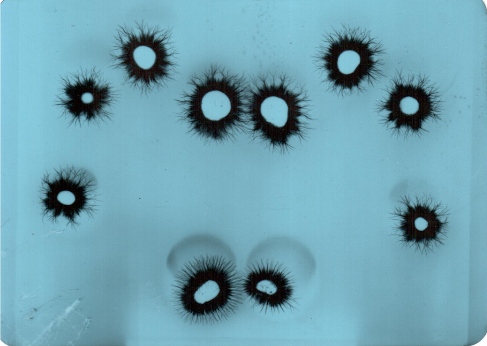
#> input picture input.PNG, 487 x 346 px
$ python canny.py   (older library calls are emulated)
#> lines starting #> are read from the running program, lines starting #| are printed output that depends on the picture; after the words box and inside, x2 and y2 are one past the last pixel; in counts of white or black regions, pixels touching at a corner belong together
### gaussian_smoothing.py
import numpy as np
import matplotlib.pyplot as plt
import math
from convolution import convolution


def dnorm(x, mu, sd):
    return 1 / (np.sqrt(2 * np.pi) * sd) * np.e ** (-np.power((x - mu) / sd, 2) / 2)


def gaussian_kernel(size, sigma=1, verbose=False):
    kernel_1D = np.linspace(-(size // 2), size // 2, size)
    for i in range(size):
        kernel_1D[i] = dnorm(kernel_1D[i], 0, sigma)
    kernel_2D = np.outer(kernel_1D.T, kernel_1D.T)

    kernel_2D *= 1.0 / kernel_2D.max()

    if verbose:
        plt.imshow(kernel_2D, interpolation='none', cmap='gray')
        plt.title("Kernel ( {}X{} )".format(size, size))
        plt.show()

    return kernel_2D


def gaussian_blur(image, kernel_size, verbose=False):
    kernel = gaussian_kernel(kernel_size, sigma=math.sqrt(kernel_size), verbose=verbose)
    return convolution(image, kernel, average=True, verbose=verbose)

### convolution.py
import numpy as np
import cv2
import matplotlib.pyplot as plt


def convolution(image, kernel, average=False, verbose=False):
    if len(image.shape) == 3:
        print("Found 3 Channels : {}".format(image.shape))
        image = cv2.cvtColor(image, cv2.COLOR_BGR2GRAY)
        print("Converted to Gray Channel. Size : {}".format(image.shape))
    else:
        print("Image Shape : {}".format(image.shape))

    print("Kernel Shape : {}".format(kernel.shape))

    if verbose:
        plt.imshow(image, cmap='gray')
        plt.title("Image")
        plt.show()

    image_row, image_col = image.shape
    kernel_row, kernel_col = kernel.shape

    output = np.zeros(image.shape)

    pad_height = int((kernel_row - 1) / 2)
    pad_width = int((kernel_col - 1) / 2)

    padded_image = np.zeros((image_row + (2 * pad_height), image_col + (2 * pad_width)))

    padded_image[pad_height:padded_image.shape[0] - pad_height, pad_width:padded_image.shape[1] - pad_width] = image

    if verbose:
        plt.imshow(padded_image, cmap='gray')
        plt.title("Padded Image")
        plt.show()

    for row in range(image_row):
        for col in range(image_col):
            output[row, col] = np.sum(kernel * padded_image[row:row + kernel_row, col:col + kernel_col])
            if average:
                output[row, col] /= kernel.shape[0] * kernel.shape[1]

    print("Output Image size : {}".format(output.shape))

    if verbose:
        plt.imshow(output, cmap='gray')
        plt.title("Output Image using {}X{} Kernel".format(kernel_row, kernel_col))
        plt.show()

    return output

### sobel.py
import numpy as np
import matplotlib.pyplot as plt
from convolution import convolution


def sobel_edge_detection(image, filter, convert_to_degree=False, verbose=False):
    new_image_x = convolution(image, filter, verbose)

    if verbose:
        plt.imshow(new_image_x, cmap='gray')
        plt.title("Horizontal Edge")
        plt.show()

    new_image_y = convolution(image, np.flip(filter.T, axis=0), verbose)

    if verbose:
        plt.imshow(new_image_y, cmap='gray')
        plt.title("Vertical Edge")
        plt.show()

    gradient_magnitude = np.sqrt(np.square(new_image_x) + np.square(new_image_y))

    gradient_magnitude *= 255.0 / gradient_magnitude.max()

    if verbose:
        plt.imshow(gradient_magnitude, cmap='gray')
        plt.title("Gradient Magnitude")
        plt.show()

    gradient_direction = np.arctan2(new_image_y, new_image_x)

    if convert_to_degree:
        gradient_direction = np.rad2deg(gradient_direction)
        gradient_direction += 180

    return gradient_magnitude, gradient_direction

### canny.py
import numpy as np
import cv2
import argparse

from sobel import sobel_edge_detection
from gaussian_smoothing import gaussian_blur

import matplotlib.pyplot as plt


def non_max_suppression(gradient_magnitude, gradient_direction, verbose):
    image_row, image_col = gradient_magnitude.shape

    output = np.zeros(gradient_magnitude.shape)

    PI = 180

    for row in range(1, image_row - 1):
        for col in range(1, image_col - 1):
            direction = gradient_direction[row, col]

            # (0 - PI/8 and 15PI/8 - 2PI)
            if (0 <= direction < PI / 8) or (15 * PI / 8 <= direction <= 2 * PI):
                before_pixel = gradient_magnitude[row, col - 1]
                after_pixel = gradient_magnitude[row, col + 1]

            elif (PI / 8 <= direction < 3 * PI / 8) or (9 * PI / 8 <= direction < 11 * PI / 8):
                before_pixel = gradient_magnitude[row + 1, col - 1]
                after_pixel = gradient_magnitude[row - 1, col + 1]

            elif (3 * PI / 8 <= direction < 5 * PI / 8) or (11 * PI / 8 <= direction < 13 * PI / 8):
                before_pixel = gradient_magnitude[row - 1, col]
                after_pixel = gradient_magnitude[row + 1, col]

            else:
                before_pixel = gradient_magnitude[row - 1, col - 1]
                after_pixel = gradient_magnitude[row + 1, col + 1]

            if gradient_magnitude[row, col] >= before_pixel and gradient_magnitude[row, col] >= after_pixel:
                output[row, col] = gradient_magnitude[row, col]

    if verbose:
        plt.imshow(output, cmap='gray')
        plt.title("Non Max Suppression")
        plt.show()

    return output


def threshold(image, low, high, weak, verbose=False):
    output = np.zeros(image.shape)

    strong = 255

    strong_row, strong_col = np.where(image >= high)
    weak_row, weak_col = np.where((image <= high) & (image >= low))

    output[strong_row, strong_col] = strong
    output[weak_row, weak_col] = weak

    if verbose:
        plt.imshow(output, cmap='gray')
        plt.title("threshold")
        plt.show()

    return output


def hysteresis(image, weak):
    image_row, image_col = image.shape

    top_to_bottom = image.copy()

    for row in range(1, image_row):
        for col in range(1, image_col):
            if top_to_bottom[row, col] == weak:
                if top_to_bottom[row, col + 1] == 255 or top_to_bottom[row, col - 1] == 255 or top_to_bottom[row - 1, col] == 255 or top_to_bottom[
                    row + 1, col] == 255 or top_to_bottom[
                    row - 1, col - 1] == 255 or top_to_bottom[row + 1, col - 1] == 255 or top_to_bottom[row - 1, col + 1] == 255 or top_to_bottom[
                    row + 1, col + 1] == 255:
                    top_to_bottom[row, col] = 255
                else:
                    top_to_bottom[row, col] = 0

    bottom_to_top = image.copy()

    for row in range(image_row - 1, 0, -1):
        for col in range(image_col - 1, 0, -1):
            if bottom_to_top[row, col] == weak:
                if bottom_to_top[row, col + 1] == 255 or bottom_to_top[row, col - 1] == 255 or bottom_to_top[row - 1, col] == 255 or bottom_to_top[
                    row + 1, col] == 255 or bottom_to_top[
                    row - 1, col - 1] == 255 or bottom_to_top[row + 1, col - 1] == 255 or bottom_to_top[row - 1, col + 1] == 255 or bottom_to_top[
                    row + 1, col + 1] == 255:
                    bottom_to_top[row, col] = 255
                else:
                    bottom_to_top[row, col] = 0

    right_to_left = image.copy()

    for row in range(1, image_row):
        for col in range(image_col - 1, 0, -1):
            if right_to_left[row, col] == weak:
                if right_to_left[row, col + 1] == 255 or right_to_left[row, col - 1] == 255 or right_to_left[row - 1, col] == 255 or right_to_left[
                    row + 1, col] == 255 or right_to_left[
                    row - 1, col - 1] == 255 or right_to_left[row + 1, col - 1] == 255 or right_to_left[row - 1, col + 1] == 255 or right_to_left[
                    row + 1, col + 1] == 255:
                    right_to_left[row, col] = 255
                else:
                    right_to_left[row, col] = 0

    left_to_right = image.copy()

    for row in range(image_row - 1, 0, -1):
        for col in range(1, image_col):
            if left_to_right[row, col] == weak:
                if left_to_right[row, col + 1] == 255 or left_to_right[row, col - 1] == 255 or left_to_right[row - 1, col] == 255 or left_to_right[
                    row + 1, col] == 255 or left_to_right[
                    row - 1, col - 1] == 255 or left_to_right[
                    row + 1, col - 1] == 255 or left_to_right[row - 1, col + 1] == 255 or left_to_right[
                    row + 1, col + 1] == 255:
                    left_to_right[row, col] = 255
                else:
                    left_to_right[row, col] = 0

    final_image = top_to_bottom + bottom_to_top + right_to_left + left_to_right

    final_image[final_image > 255] = 255

    return final_image


if __name__ == '__main__':

    inp = cv2.imread('input.PNG')
#> inp is the input picture: shape (346, 487, 3); mean B, G, R 179.5, 164.3, 111.8

    kernel = np.ones((4, 3), np.uint8)
    image = cv2.morphologyEx(inp, cv2.MORPH_CLOSE, kernel, iterations=2)
    image = cv2.imread('input.PNG')
    image_copy = image.copy()
    cv2.imshow("Image", image)
    cv2.waitKey()

    # Converting image to gray
    gray = cv2.cvtColor(image, cv2.COLOR_BGR2GRAY)
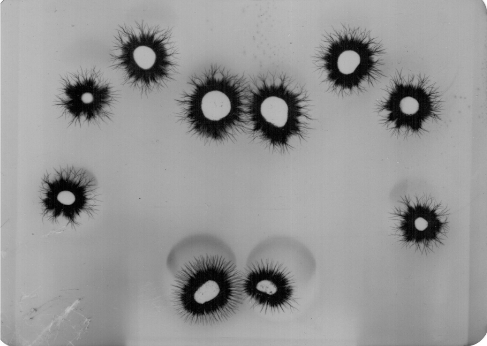
#> gray: shape (346, 487); min 0, max 255, mean 150.3

    # Converting image to binary
    ret, thresh = cv2.threshold(gray, 0, 255, cv2.THRESH_BINARY_INV | cv2.THRESH_OTSU)
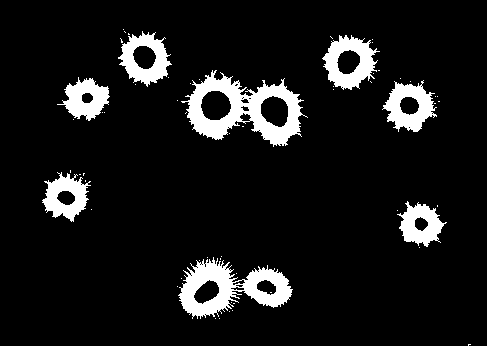
#> thresh: shape (346, 487); 9.3% white; 60 white regions (52 under 20 px), largest, box (x1, y1, x2, y2) and area: (181, 70, 308, 147) 4013, (178, 257, 293, 319) 3281, (322, 35, 380, 90) 1634
#> ret = 98
    cv2.imshow('Thresh ', thresh)
    cv2.waitKey()

    #kernel = np.ones((4, 3), np.uint8)
    kernel = cv2.getStructuringElement(cv2.MORPH_RECT, (3, 3))

    # Performing an opening
    opening = cv2.morphologyEx(thresh, cv2.MORPH_OPEN, kernel, iterations=2)
#> opening: shape (346, 487); 8.3% white; 10 white regions, largest, box (x1, y1, x2, y2) and area: (188, 77, 243, 139) 1860, (248, 85, 300, 144) 1725, (180, 263, 233, 316) 1718
    # Performing a closing
    closing = cv2.morphologyEx(opening, cv2.MORPH_CLOSE, kernel, iterations=2)
#> closing: shape (346, 487); 8.4% white; 10 white regions, largest, box (x1, y1, x2, y2) and area: (188, 77, 243, 139) 1868, (248, 85, 300, 144) 1737, (180, 263, 233, 316) 1727

    # Displaying result of opening
    cv2.imshow('Opening', opening)
    cv2.waitKey()
    # Displaying result of closing
    cv2.imshow('Closing', closing)
    cv2.waitKey()

    blurred_image = gaussian_blur(closing, kernel_size=9, verbose=True)
#| Image Shape : (346, 487)
#> in convolution, `padded_image[pad_height:padded_image.shape[0] - pad_height, pad_width:..`: padded_image: shape (354, 495) float64; 8.1% white; 10 white regions, largest, box (x1, y1, x2, y2) and area: (192, 81, 247, 143) 1868, (252, 89, 304, 148) 1737, (184, 267, 237, 320) 1727
#| Output Image size : (346, 487)

    edge_filter = np.array([[-1, 0, 1], [-2, 0, 2], [-1, 0, 1]])

    gradient_magnitude, gradient_direction = sobel_edge_detection(blurred_image, edge_filter, convert_to_degree=True, verbose=True)
#| Image Shape : (346, 487)
#| Output Image size : (346, 487)
#> call 3 of convolution, with kernel = array of shape (3, 3), average = True, verbose = False
#| Image Shape : (346, 487)
#| Kernel Shape : (3, 3)
#> after the loop in convolution (call 3), `for row in range(image_row):`:
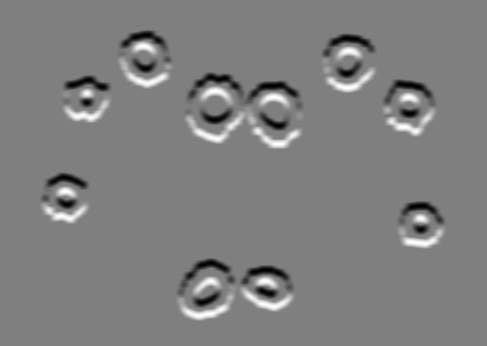
#> output: shape (346, 487) float64; min -17.78, max 17.78, mean 4.2e-17; drawn with min black and max white
#| Output Image size : (346, 487)
#> in sobel_edge_detection, `gradient_magnitude *= 255.0 / gradient_magnitude.max()`:
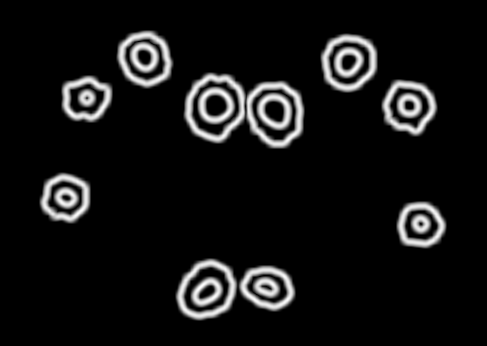
#> gradient_magnitude: shape (346, 487) float64; min 0, max 255, mean 19.5

    new_image = non_max_suppression(gradient_magnitude, gradient_direction, verbose=True)
#> after the loop in non_max_suppression, `for row in range(1, image_row - 1):`:
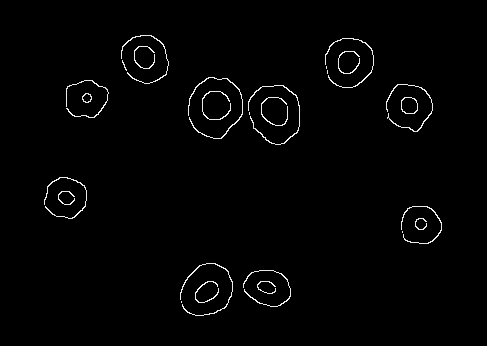
#> output: shape (346, 487) float64; min 0, max 255, mean 3.5

    weak = 50

    new_image = threshold(new_image, 5, 20, weak=weak, verbose=True)
#> in threshold, `strong_row, strong_col = np.where(image >= high)`: strong_row = 2480 values from 35 to 315; strong_col = 2480 values, max 441 at index 1892, min 44 at index 1700, mean 244.7
#> in threshold, `weak_row, weak_col = np.where((image <= high) & (image >= low))`: weak_row = empty array
#> in threshold, `plt.show()`:
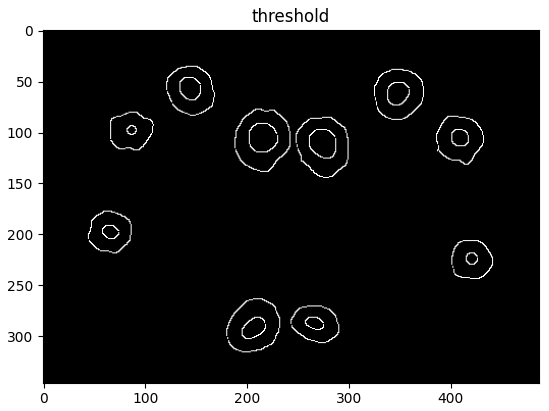
#> figure drawn by matplotlib, 1 panel
#> new_image: shape (346, 487) float64; 1.5% white in thin lines or dots, all inside (x1, y1, x2, y2) = (44, 35, 442, 316)
    new_image = hysteresis(new_image, weak)
    new = cv2.convertScaleAbs(new_image, cv2.CV_8UC1)
    contours, hierarchy = cv2.findContours(new, cv2.RETR_EXTERNAL, cv2.CHAIN_APPROX_NONE)
#> contours = 26 contours, 9 with area under 20; largest, box (x1, y1, x2, y2) and area: (401, 97, 418, 114) 228, (82, 93, 92, 103) 64, (188, 77, 243, 139) 64, (248, 85, 300, 145) 53, (180, 263, 233, 316) 49

    cv2.drawContours(image_copy, contours, -1, (0, 255, 0), 1, cv2.LINE_AA, hierarchy, 1)
    cv2.imshow('contours', image_copy)
    cv2.waitKey()
    # plt.imshow(new_image, cmap='gray')
    # plt.title("Contours")
    # plt.show()
    for i in range(len(contours)):
        x, y, w, h = cv2.boundingRect(contours[i])
        ROI = image_copy[y - 10:y + (h + 10), x:x - 5 + (w + 10)]
        cv2.imshow("Finger {}".format(i + 1), ROI)
        cv2.imwrite("cuts/{}.png".format(i + 1), ROI)
        cv2.waitKey()
#> this loop made 26 passes
#> (x, y, w, h) on passes 1 to 12: (181, 301, 1, 2), (257, 281, 19, 13), (195, 281, 24, 22), (243, 270, 48, 37), (180, 263, 53, 53), (402, 231, 1, 2), (415, 218, 12, 12), (401, 206, 41, 38), (58, 191, 17, 14), (44, 177, 43, 42), (249, 112, 1, 3), (401, 97, 17, 17)
#> pass 3, `ROI = image_copy[y - 10:y + (h + 10), x:x - 5 + (w + 10)]`:
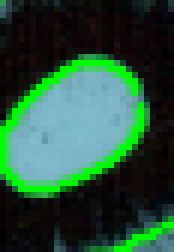
#> ROI: shape (42, 29, 3) (shown 6 times larger); mean B, G, R 58.2, 81.3, 39.9
    cv2.waitKey()
